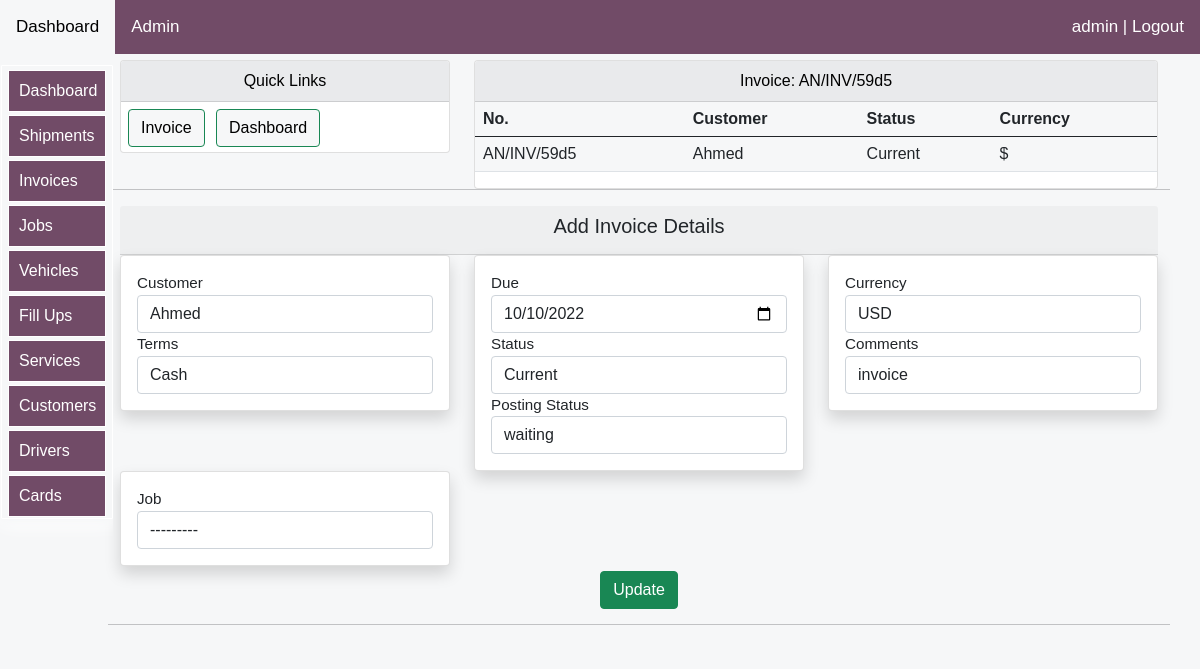
The page /logistics/add-invoice-details/2/ (signed in) on the database its author committed.
### logistics/models.py (models this page shows)
class AlwenInvoicesModel(models.Model):
    paymentTerms = [
    ('Cash', 'Cash'),
    ('Deposit', 'Deposit'),
    ('15 days', '15 days'),
    ]
    invoiceStatus = [
    ('Paid', 'Paid'),
    ('Current', 'Current'),
    ('Overdue', 'Overdue'),
    ]
    Currency = [
    ('KES','KES'),
    ('$', 'USD'),
    ('£', 'EURO'),
    ]
    posting_status = [
    ('waiting','waiting'),
    ('posted', 'posted'),
    ]
    customer= models.ForeignKey(CustomersModel,related_name="alwrelatcustinvoice",on_delete=models.CASCADE,blank=True,null=True)
    invoice_number = models.CharField(null=True, blank=True, max_length=20)
    invoice_due_Date = models.DateField(null=True, blank=True)
    invoice_terms = models.CharField(choices=paymentTerms, default='Cash', max_length=20)
    invoice_status = models.CharField(choices=invoiceStatus, default='Current', max_length=20)
    invoice_currency = models.CharField(choices=Currency, default='$', max_length=20)
    invoice_comments=models.CharField(blank=True,null=True,default='invoice',max_length=20)
    date=models.DateField(blank=True,null=True,auto_now_add=True)
    job= models.ForeignKey(AlwenJobsModel, blank=True, null=True, on_delete=models.SET_NULL,related_name='jobinvrelnm')
    invoice_total=models.DecimalField(max_digits=10,blank=True,null=True,decimal_places=2,default=0)
    posting_inv_status=models.CharField(choices=posting_status, default='waiting', max_length=100,blank=True,null=True)
    def __str__(self):
        return '{}'.format(self.invoice_number)

class CustomersModel(models.Model):
    Country = [
    ('Somalia', 'Somalia'),
     ('Somaliland', 'Somaliland'),
    ('Kenya', 'Kenya'),
     ('UAE', 'UAE'),
     ('Ethiopia', 'Ethiopia'),
     ('Other', 'Other'),
    ]
    name = models.CharField(null=True, blank=True, max_length=20)
    phone = models.CharField(null=True, blank=True, max_length=30)
    email= models.CharField(null=True, blank=True, max_length=100)
    country = models.CharField(choices=Country, blank=True, max_length=30)
    city= models.CharField(null=True, blank=True, max_length=30)
    address = models.CharField(null=True, blank=True, max_length=30)
    balance=models.DecimalField(max_digits=10,blank=True,null=True,decimal_places=2,default=0)
    contact = models.CharField(null=True, blank=True, max_length=30)
    def __str__(self):
        return '{}'.format(self.name)

### logistics/views.py (the view, shortened to what this page needs)
# urls.py: path('add-invoice-details/<int:pk>/', views.add_invoice_details, name="add_invoice_details"),
@login_required(login_url='login:loginpage')
def add_invoice_details(request,pk):
    title="Add Invoice Details"
    inv_details=AlwenInvoicesModel.objects.filter(id=pk)
    try:
        my_inv_id=AlwenInvoicesModel.objects.get(id=pk)
    except:
        messages.error(request, 'Something went wrong and could not get the invoice')
        return redirect("logistics:services")
    service_Items = AlwenInvoiceItemsModel.objects.filter(alinvcontr=my_inv_id)#this line helps to
    inv_id= get_object_or_404(AlwenInvoicesModel, id=pk)#this helps to fill that select field and invoice fields and content
    form=AddAlwenInvoiceDetailsForm(instance=my_inv_id)
    shipment_context={
        "form":form,
        "service_Items":service_Items,
        "services":services,
        "my_inv_id":my_inv_id,
        "title":title,
    }
    return render(request, 'logistics/add-invoice-details.html', shipment_context)#th

### logistics/forms.py
class AddAlwenInvoiceDetailsForm(forms.ModelForm):
    class Meta:
        model = AlwenInvoicesModel
        fields = ['customer','invoice_terms', 'invoice_due_Date','invoice_status','invoice_currency','invoice_comments','job','posting_inv_status']
        widgets={
            'invoice_comments':forms.TextInput(attrs={'class':'form-control'}),
            'customer':forms.Select(attrs={'class':'form-control'}),
            'invoice_terms':forms.Select(attrs={'class':'form-control'}),
            'invoice_status':forms.Select(attrs={'class':'form-control'}),
            'invoice_currency':forms.Select(attrs={'class':'form-control'}),
            'job':forms.Select(attrs={'class':'form-control'}),
            'posting_inv_status':forms.Select(attrs={'class':'form-control'}),
            'invoice_due_Date' : DatePickerInput(attrs={'class':'form-control'}),
        }

### logistics/models.py (called while the page is built)
    def __str__(self):
        return str(self.job_number)

### logistics/templates/logistics/add-invoice-details.html (shortened to what this page needs)
{% extends 'bases/base.html'%}
{% load static %}
{% load crispy_forms_tags %}
{% block style %}
<link href="{% static 'css/bootstrap.min.css' %}" rel="stylesheet">
<link rel="stylesheet" href="https://use.fontawesome.com/releases/v5.15.2/css/all.css"
>
<link href="{% static 'js/jquery-ui-1.12.1/jquery-ui.min.css' %}" rel="stylesheet">
<link href="{% static 'js/jquery-ui-1.12.1/jquery-ui.structure.min.css' %}" rel="stylesheet">
<link href="{% static 'js/jquery-ui-1.12.1/jquery-ui.theme.min.css' %}" rel="stylesheet">
   {%endblock%}
   {% block body %}
<div class="container">
    <div class="row mt-12" >
        <div class="col-md-4">
            <div class="card">
                <div id="allif-section-headers" class="card-header ">
                   Quick Links
                </div>
                <div >
                <a  href="">
                    <button id="allif-link-buttons" type="button" class="btn btn-success mybuttonlinks " >
                        Invoice</button></a>
                    <a  href="{% url 'logistics:logistics-dashboard' %}">
                    <button id="allif-link-buttons" type="button" class="btn btn-success mybuttonlinks" >
                    Dashboard</button></a>
                    </div>
            </div>
        </div>
    <div class="col-md-8">
        <div class="card">
            <div id="allif-section-headers" class="card-header">
                Invoice: {{my_inv_id}}
            </div>
            <div class="col-md-12">
            <table class="table">
            <thead>
            <tr>
            <th>No.</th>
            <th>Customer</th>
            <th>Status</th>
            <th>Currency</th>
            </tr>
        </thead>
        <tbody>
        <tr>
        <td>
        {{my_inv_id}}
        </td>
       <td>
        {{my_inv_id.customer}}
       </td>
       <td>
        {{my_inv_id.invoice_status}}
       </td>
       <td>
        {{my_inv_id.invoice_currency}}
       </td>
        </tr>
        </tbody>
        </table>
        </div></div></div>
    <hr>
    <form method='POST' action=''>{% csrf_token %}
      <div class="col-md-12">
          <div class="card-header text-center" >
              <h5>Add Invoice Details</h5>
          </div>
          <div class="row">
              <div class="col-md-4">
                  <div class="card my-card shadow text-left p-3">
                  <label>Customer</label> {{form.customer}}
                  <label>Terms</label>{{form.invoice_terms}}
                  </div>
              </div>
              <div class="col-md-4">
                  <div class="card my-card shadow text-left p-3">
                  <label>Due</label> {{form.invoice_due_Date}}
                  <label>Status</label> {{form.invoice_status}}
                  <label>Posting Status</label>{{form.posting_inv_status}}
                  </div>
              </div>
              <div class="col-md-4">
                  <div class="card my-card shadow text-left p-3">
                  <label>Currency</label> {{form.invoice_currency}}
                  <label>Comments</label> {{form.invoice_comments}}
                  </div>
              </div>
          </div>
      </div>
      <div class="col-md-12">
          <div class="row">
              <div class="col-md-4">
                  <div class="card my-card shadow text-left p-3">
                  <label>Job</label> {{form.job}}
                  </div>
              </div>
          </div>
      </div>
      <div style="float: center; text-align: center;">
      <button class="btn btn-success " type="submit" style="text-align: center; margin:auto; padding: auto; margin-top: 5px;">
      Update</button>
      </div>
      </form>
    <hr>
</div>
   {% endblock %}

### logistics/templates/bases/log-topnavbar.html (shortened to what this page needs)
    <div class="topnav" id="myTopnav">
      <a  href="{% url 'logistics:logistics-dashboard' %}">Dashboard </a>
      {% if request.user.is_superuser %}
      <a href="/admin">Admin</a>
      {% endif %}
    {% if user.is_authenticated %}
    <a href="{% url 'login:logout' %}" style="float: right;">{{user}} | Logout</a>
            {% else %}
            <a href="{% url 'login:loginpage' %}" style="float: right;">Login</a>
        {% endif %}
    </div>

### logistics/templates/logistics/add-invoice-details.html (style rules this page uses)
body { font-size: 2rem; opacity: 1; position:sticky; overflow: auto; text-align: left; max-width: 100%; background-color: #F6F7F8; margin: auto; padding: auto; }
.container { background-color: #F6F7F8; }
table { background-color: #F6F7F8; }
.mybuttonlinks { margin-top: 7px; margin-left: 7px; margin-bottom: 5px; }
#allif-section-headers { background-color: #e9eaec; color: black; font-size: 16px; text-align: center; }
#allif-link-buttons { background-color: #F6F7F8; color: black; }
@media screen and (min-width:1000px) and (max-width:2000px) { .container { margin-top: 10px; display: block; font-size: 0.95rem; margin-left:auto ; margin-right: auto; margin: auto; padding-left: 90px; } }

### logistics/templates/bases/log-topnavbar.html (style rules this page uses)
body { margin: 0; font-family: Arial, Helvetica, sans-serif; }
.topnav { background-color: #714b67;; position: fixed; width: 100%; z-index:10; overflow:auto; margin-right: 0; right: 0; color: white; }
.topnav a { float: left; display: block; color: white; text-align: center; padding: 14px 16px; text-decoration: none; font-size: 17px; }

### logistics/templates/bases/log-sidenavbar.html (style rules this page uses)
:root { --sidebar_font_size:1.0rem; }

### rows shown on the page
AlwenInvoicesModel: invoice_number "AN/INV/59d5", customer "Ahmed", invoice_status "Current", invoice_currency "$", invoice_terms "Cash", invoice_due_Date "10/10/2022", posting_inv_status "waiting", invoice_currency "USD", invoice_comments "invoice", job "---------"

### other values the page prints
{{ user }} "admin"
